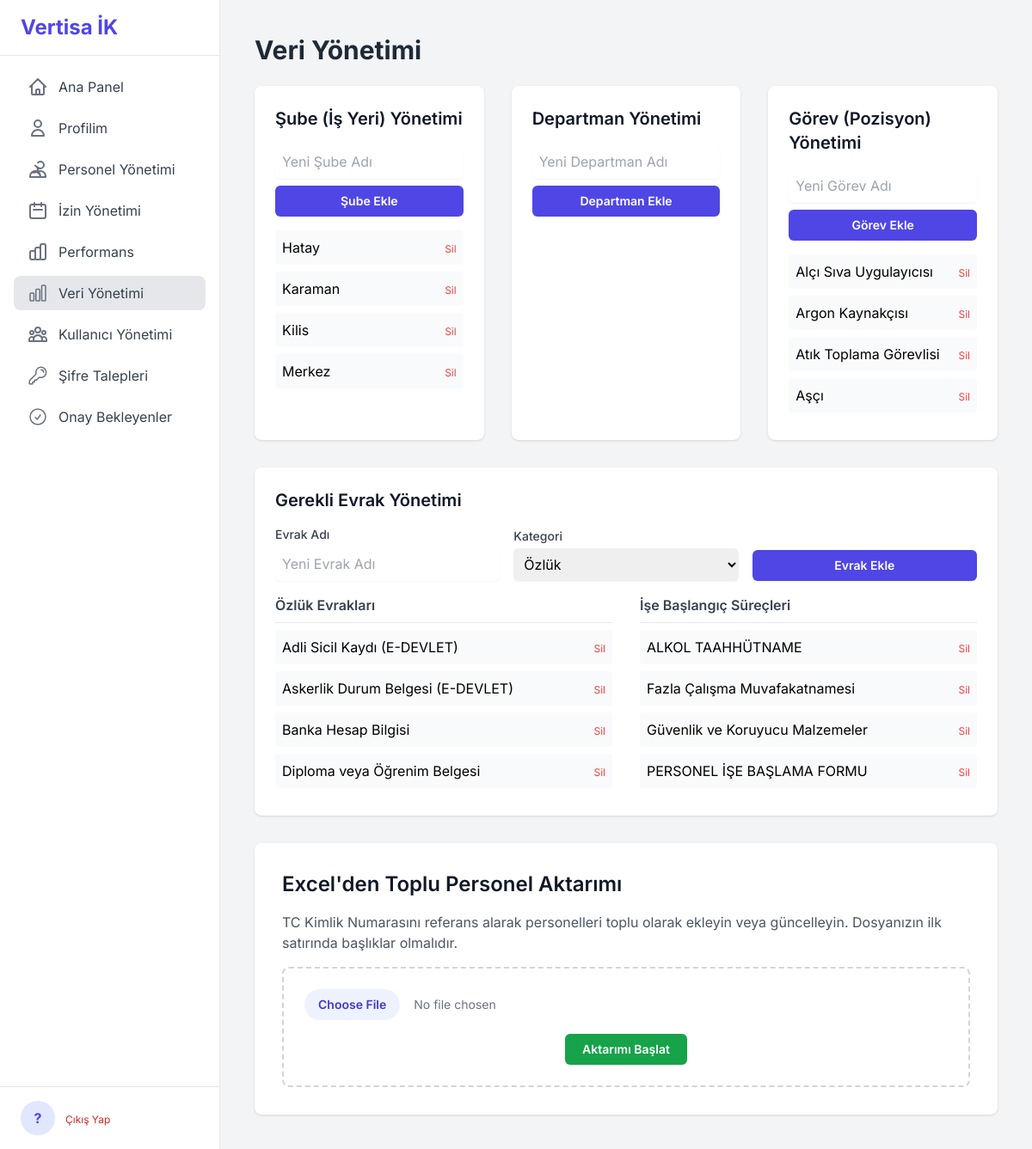
The app's page /data_management/ (signed in), older data.
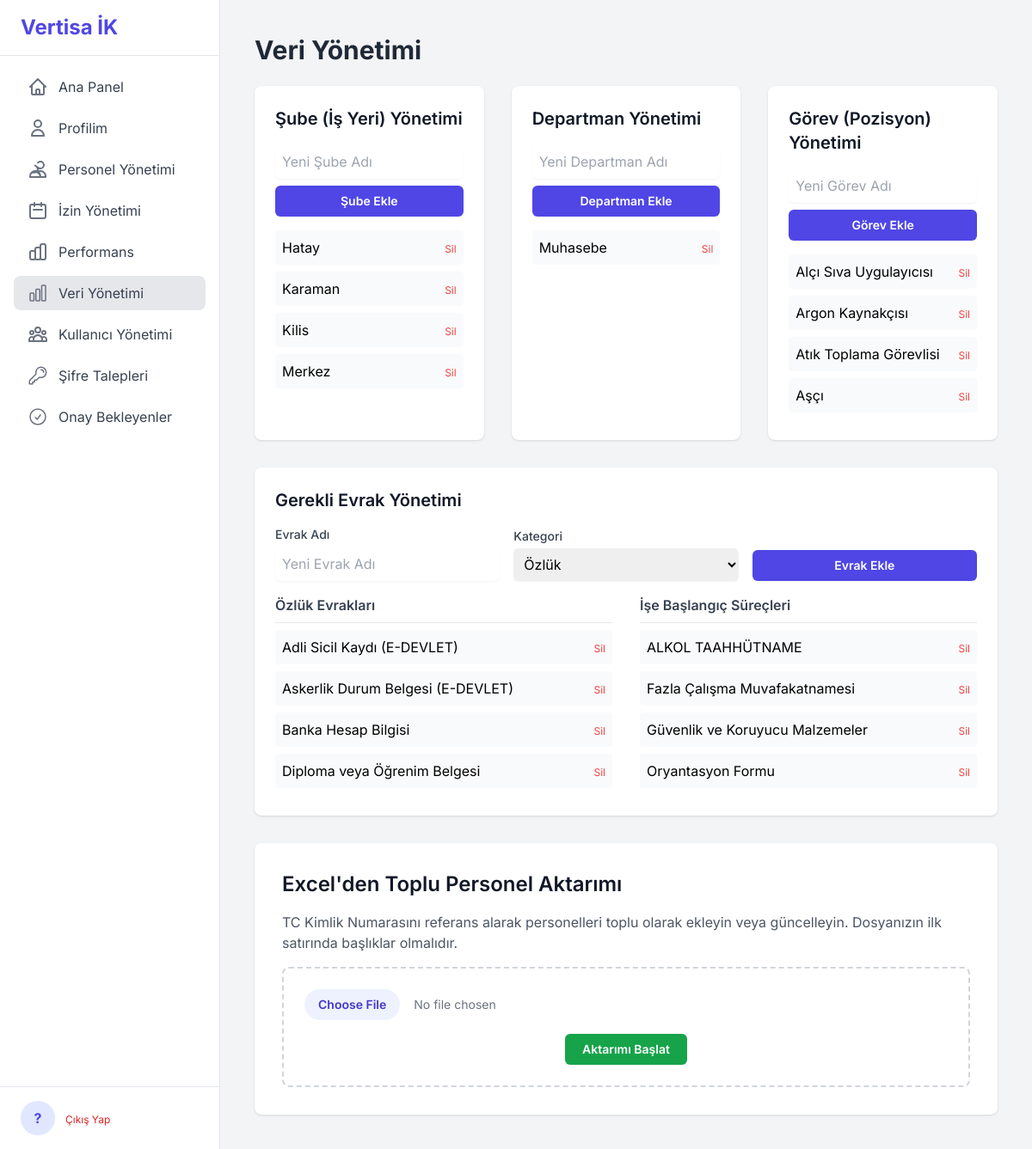
The same page, newer data.
### tables this page shows
CREATE TABLE subeler (id INTEGER PRIMARY KEY AUTOINCREMENT, sube_adi TEXT UNIQUE NOT NULL COLLATE NOCASE);

CREATE TABLE gorevler (id INTEGER PRIMARY KEY AUTOINCREMENT, gorev_adi TEXT UNIQUE NOT NULL COLLATE NOCASE);

CREATE TABLE evrak_tipleri (
        id INTEGER PRIMARY KEY AUTOINCREMENT,
        evrak_adi TEXT UNIQUE NOT NULL COLLATE NOCASE,
        kategori TEXT NOT NULL
    );

CREATE TABLE departmanlar (id INTEGER PRIMARY KEY AUTOINCREMENT, departman_adi TEXT UNIQUE NOT NULL COLLATE NOCASE);

### app/data_management.py (the view, shortened to what this page needs)
@bp.route('/', methods=['GET', 'POST'])
@admin_required
def manage():
    db = g.db
    subeler = db.execute("SELECT * FROM subeler ORDER BY sube_adi").fetchall()
    departmanlar = db.execute("SELECT * FROM departmanlar ORDER BY departman_adi").fetchall()
    gorevler = db.execute("SELECT * FROM gorevler ORDER BY gorev_adi").fetchall()
    evrak_tipleri = db.execute("SELECT * FROM evrak_tipleri ORDER BY kategori, evrak_adi").fetchall()
    return render_template('data_management.html', subeler=subeler, departmanlar=departmanlar, gorevler=gorevler, evrak_tipleri=evrak_tipleri)

### app/auth.py (called while the page is built)
def admin_required(view):
    @wraps(view)
    def wrapped_view(**kwargs):
        if session.get('role') != 'admin':
            flash("Bu sayfaya erişim yetkiniz bulunmamaktadır.", "danger")
            return redirect(url_for('dashboard.index'))
        return view(**kwargs)
    return wrapped_view

### app/templates/data_management.html (shortened to what the changed rows need)
{% extends "base.html" %}
{% block content %}
<div class="flex justify-between items-center mb-6">
    <h1 class="text-3xl font-bold text-gray-800">Veri Yönetimi</h1>
</div>
<div class="space-y-8">
    <div class="grid grid-cols-1 lg:grid-cols-3 gap-8">
        <div class="bg-white rounded-lg shadow p-6">
            <h2 class="text-xl font-semibold text-gray-900 mb-4">Şube (İş Yeri) Yönetimi</h2>
            <ul class="space-y-2 h-48 overflow-y-auto">
                {% for sube in subeler %}
                <li class="flex justify-between items-center p-2 bg-gray-50 rounded">
                    <span>{{ sube.sube_adi }}</span>
                    <form action="{{ url_for('data_management.delete', entity='sube', entity_id=sube.id) }}" method="POST" onsubmit="return confirm('Bu şubeyi silmek istediğinizden emin misiniz?');">
                        <button type="submit" class="text-red-500 hover:text-red-700 text-xs">Sil</button>
                    </form>
                </li>
                {% endfor %}
            </ul>
        </div>
        <div class="bg-white rounded-lg shadow p-6">
            <h2 class="text-xl font-semibold text-gray-900 mb-4">Departman Yönetimi</h2>
            <ul class="space-y-2 h-48 overflow-y-auto">
                {% for dep in departmanlar %}
                <li class="flex justify-between items-center p-2 bg-gray-50 rounded">
                    <span>{{ dep.departman_adi }}</span>
                    <form action="{{ url_for('data_management.delete', entity='departman', entity_id=dep.id) }}" method="POST" onsubmit="return confirm('Bu departmanı silmek istediğinizden emin misiniz?');">
                        <button type="submit" class="text-red-500 hover:text-red-700 text-xs">Sil</button>
                    </form>
                </li>
                {% endfor %}
            </ul>
        </div>
        <div class="bg-white rounded-lg shadow p-6">
            <h2 class="text-xl font-semibold text-gray-900 mb-4">Görev (Pozisyon) Yönetimi</h2>
            <ul class="space-y-2 h-48 overflow-y-auto">
                {% for gorev in gorevler %}
                <li class="flex justify-between items-center p-2 bg-gray-50 rounded">
                    <span>{{ gorev.gorev_adi }}</span>
                     <form action="{{ url_for('data_management.delete', entity='gorev', entity_id=gorev.id) }}" method="POST" onsubmit="return confirm('Bu görevi silmek istediğinizden emin misiniz?');">
                        <button type="submit" class="text-red-500 hover:text-red-700 text-xs">Sil</button>
                    </form>
                </li>
                {% endfor %}
            </ul>
        </div>
    </div>
    <div class="bg-white rounded-lg shadow p-6">
        <h2 class="text-xl font-semibold text-gray-900 mb-4">Gerekli Evrak Yönetimi</h2>
        <div class="grid grid-cols-1 md:grid-cols-2 gap-x-8">
            <div>
                <ul class="space-y-2 h-48 overflow-y-auto">
                    {% for evrak in evrak_tipleri %}{% if evrak.kategori == 'Özlük' %}
                    <li class="flex justify-between items-center p-2 bg-gray-50 rounded">
                        <span>{{ evrak.evrak_adi }}</span>
                        <form action="{{ url_for('data_management.delete', entity='evrak', entity_id=evrak.id) }}" method="POST" onsubmit="return confirm('Bu evrak tipini silmek istediğinizden emin misiniz?');">
                            <button type="submit" class="text-red-500 hover:text-red-700 text-xs">Sil</button>
                        </form>
                    </li>
                    {% endif %}{% endfor %}
                </ul>
            </div>
            <div>
                <ul class="space-y-2 h-48 overflow-y-auto">
                    {% for evrak in evrak_tipleri %}{% if evrak.kategori == 'İşe Başlangıç' %}
                    <li class="flex justify-between items-center p-2 bg-gray-50 rounded">
                        <span>{{ evrak.evrak_adi }}</span>
                        <form action="{{ url_for('data_management.delete', entity='evrak', entity_id=evrak.id) }}" method="POST" onsubmit="return confirm('Bu evrak tipini silmek istediğinizden emin misiniz?');">
                            <button type="submit" class="text-red-500 hover:text-red-700 text-xs">Sil</button>
                        </form>
                    </li>
                    {% endif %}{% endfor %}
                </ul>
            </div>
        </div>
    </div>
    <div class="bg-white rounded-lg shadow p-8">
        <h2 class="text-2xl font-semibold text-gray-900 mb-4">Excel'den Toplu Personel Aktarımı</h2>
    </div>
</div>
{% endblock %}

Row changes from the older to the newer data that the page shows:
no longer on this page (row unchanged): evrak_tipleri: evrak_adi "PERSONEL İŞE BAŞLAMA FORMU", shown under "İşe Başlangıç Süreçleri"
added departmanlar: departman_adi "Muhasebe"
added evrak_tipleri: evrak_adi "Oryantasyon Formu", shown under "İşe Başlangıç Süreçleri"
